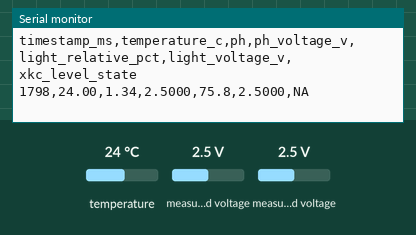
This sketch was run on a simulated ESP32-S3. On the bench: the last lines printed to the serial monitor. The test bench sets the inputs (shaded band); at power-on: temperature 24 °C, measured voltage 2.5 V.

Above: at 2.2 s.
2.3 s: temperature set to 12 °C
At 3.7 s:
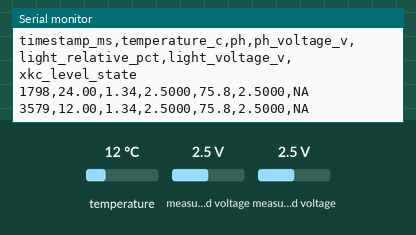
3.8 s: measured voltage (sensor 201) set to 0.1 V
5.3 s: measured voltage (sensor 203) set to 0.1 V
At 6.2 s:
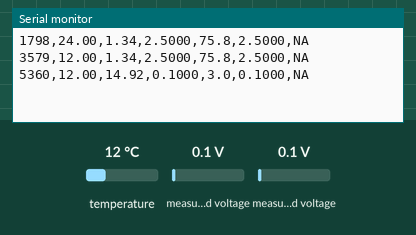
6.8 s: temperature set to 19 °C
At 8.0 s:
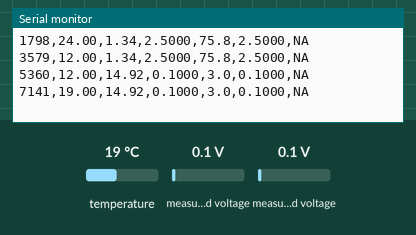
8.3 s: measured voltage (sensor 201) set to 1.2 V
At 9.6 s:
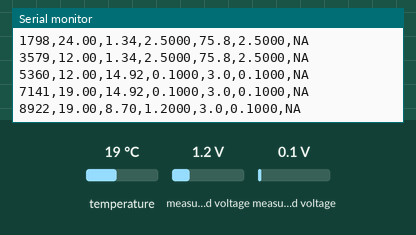
9.8 s: measured voltage (sensor 203) set to 1.2 V
At 11.8 s:
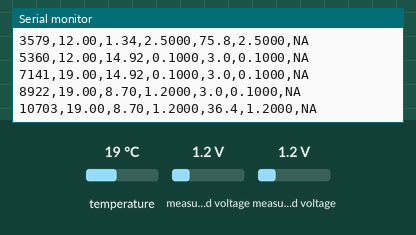
Timing chart, 0 to 12.3 s (numbered marks = the images above; inputs shaded):
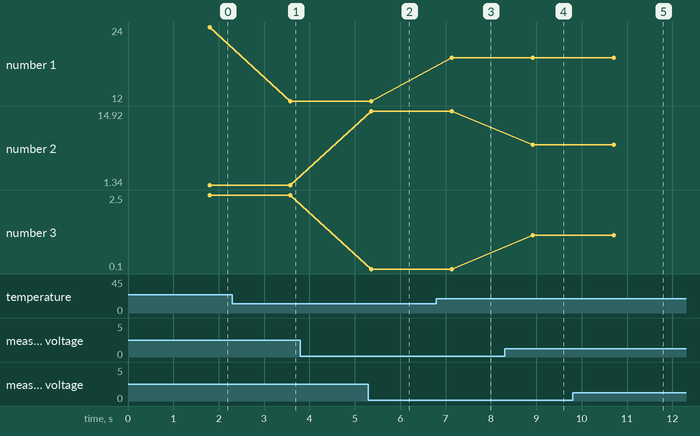

The sketch:

SmartTank_Integrated_Monitor.ino
```cpp
#include <Wire.h>
#include <Adafruit_ADS1X15.h>
#include <OneWire.h>
#include <DallasTemperature.h>

// smart-tank core baseline: pH + temperature + PT550 light.
// Optional XKC can be enabled only when the isolated hardware is physically installed.

constexpr int SDA_PIN = 8;
constexpr int SCL_PIN = 9;
constexpr int ONE_WIRE_PIN = 4;
constexpr int XKC_INPUT_PIN = 7;
constexpr int PH_CHANNEL = 1;
constexpr int LIGHT_CHANNEL = 3;
constexpr bool ENABLE_XKC = false;

Adafruit_ADS1115 ads;
OneWire oneWire(ONE_WIRE_PIN);
DallasTemperature temperatureSensor(&oneWire);

// Replace with the student's measured calibration voltages.
float ph7Voltage = 1.50f;
float ph4Voltage = 2.03f;

float phFromVoltage(float voltage) {
  const float denominator = ph7Voltage - ph4Voltage;
  if (fabs(denominator) < 0.0001f) return NAN;
  const float slope = (7.00f - 4.00f) / denominator;
  return 7.00f + slope * (voltage - ph7Voltage);
}

void setup() {
  Serial.begin(115200);
  delay(1000);
  Wire.begin(SDA_PIN, SCL_PIN);
  temperatureSensor.begin();

  if (ENABLE_XKC) {
    pinMode(XKC_INPUT_PIN, INPUT_PULLUP);
  }

  if (!ads.begin(0x48, &Wire)) {
    Serial.println("ERROR: ADS1115 not detected at 0x48");
    while (true) delay(1000);
  }
  ads.setGain(GAIN_ONE);

  Serial.println("timestamp_ms,temperature_c,ph,ph_voltage_v,light_relative_pct,light_voltage_v,xkc_level_state");
}

void loop() {
  temperatureSensor.requestTemperatures();
  const float temperatureC = temperatureSensor.getTempCByIndex(0);

  const int16_t phRaw = ads.readADC_SingleEnded(PH_CHANNEL);
  const float phVoltage = ads.computeVolts(phRaw);
  const float ph = phFromVoltage(phVoltage);

  const int16_t lightRaw = ads.readADC_SingleEnded(LIGHT_CHANNEL);
  const float lightVoltage = ads.computeVolts(lightRaw);
  const float lightRelativePct = constrain((lightVoltage / 3.3f) * 100.0f, 0.0f, 100.0f);

  Serial.print(millis()); Serial.print(',');
  Serial.print(temperatureC, 2); Serial.print(',');
  Serial.print(ph, 2); Serial.print(',');
  Serial.print(phVoltage, 4); Serial.print(',');
  Serial.print(lightRelativePct, 1); Serial.print(',');
  Serial.print(lightVoltage, 4); Serial.print(',');

  if (ENABLE_XKC) {
    Serial.println(digitalRead(XKC_INPUT_PIN));
  } else {
    Serial.println("NA");
  }

  delay(1000);
}
```

Measured:
- after the input at 2.3 s, the serial monitor: prints a new line after 1.3 s (image 1)
- after the input at 5.3 s, the serial monitor: prints a new line after 0.06 s (image 2)
- after the input at 6.8 s, the serial monitor: prints a new line after 0.34 s (image 3)
- after the input at 8.3 s, the serial monitor: prints a new line after 0.62 s (image 4)
- after the input at 9.8 s, the serial monitor: prints a new line after 0.90 s (image 5)
- plotted number 1: 24 → 12 after the input at 2.3 s, 12 → 19 after the input at 6.8 s
- plotted number 2: 14.92 → 8.7 after the input at 8.3 s
- plotted number 3: 0.1 → 1.2 after the input at 8.3 s
